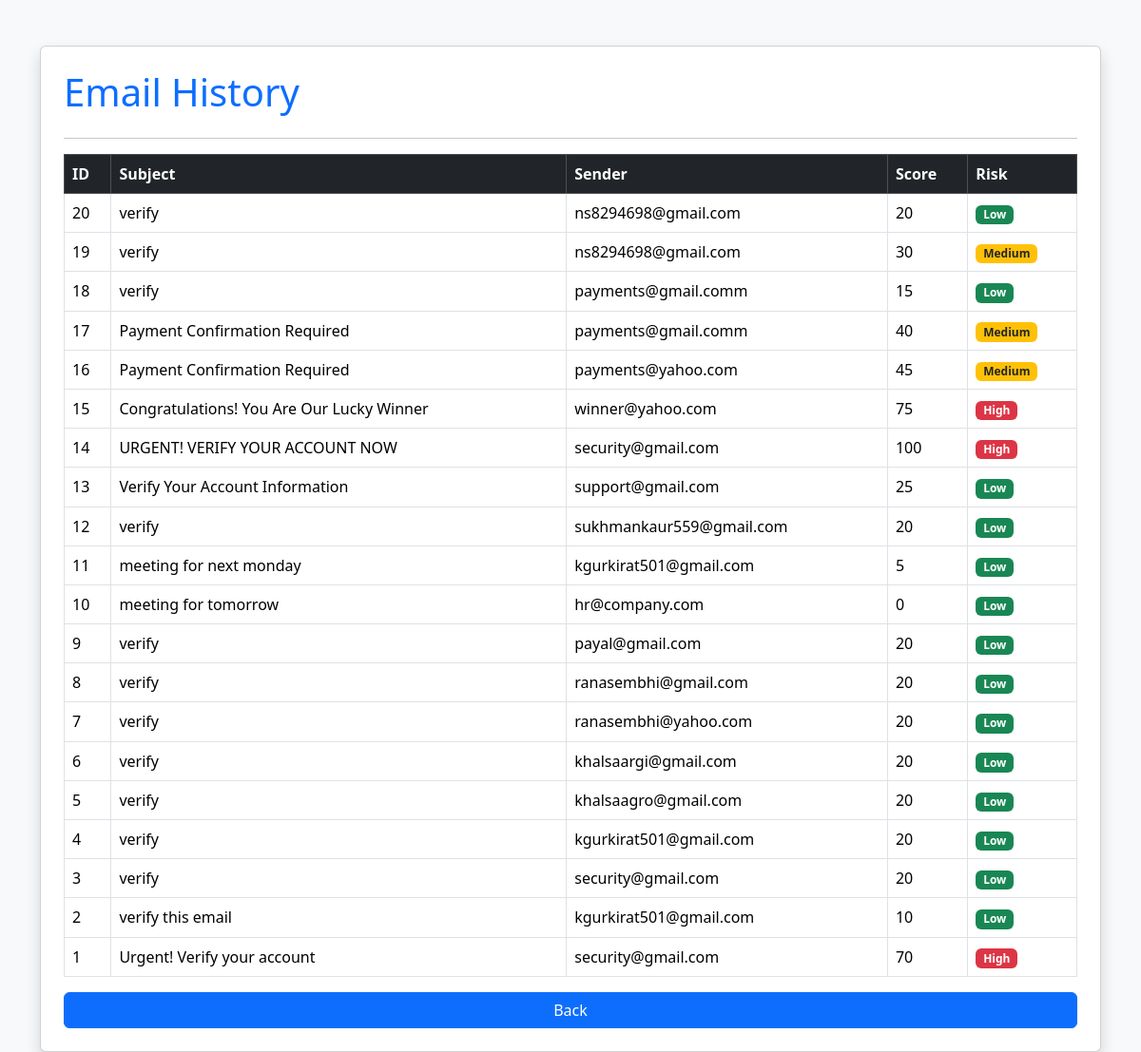
The app's page /history with its own data.
### tables this page shows
CREATE TABLE emails(
        id INTEGER PRIMARY KEY AUTOINCREMENT,
        subject TEXT,
        sender TEXT,
        body TEXT,
        score INTEGER,
        risk TEXT
    );

### app.py (the view)
@app.route("/history")
def history():
    emails = get_all_emails()
    return render_template("history.html", emails=emails)

### database.py (called while the page is built)
def get_all_emails():
    conn = sqlite3.connect("emails.db")
    c = conn.cursor()
    c.execute("SELECT * FROM emails ORDER BY id DESC")
    emails = c.fetchall()
    conn.close()
    return emails

### templates/history.html (shortened to what this page needs)
<!DOCTYPE html>
<html>
<head>
<link href="https://cdn.jsdelivr.net/npm/bootstrap@5.3.3/dist/css/bootstrap.min.css" rel="stylesheet">
</head>
<body class="bg-light">
<div class="container mt-5">
<div class="card shadow p-4">
<h1 class="text-primary">Email History</h1>
<hr>
<table class="table table-bordered table-hover">
<thead class="table-dark">
<tr>
<th>ID</th>
<th>Subject</th>
<th>Sender</th>
<th>Score</th>
<th>Risk</th>
</tr>
</thead>
<tbody>
{% for email in emails %}
<tr>
<td>{{email[0]}}</td>
<td>{{email[1]}}</td>
<td>{{email[2]}}</td>
<td>{{email[4]}}</td>
<td>
{% if email[5]=="High" %}
<span class="badge bg-danger">High</span>
{% elif email[5]=="Medium" %}
<span class="badge bg-warning text-dark">Medium</span>
{% else %}
<span class="badge bg-success">Low</span>
{% endif %}
</td>
</tr>
{% endfor %}
</tbody>
</table>
<a href="/" class="btn btn-primary">
Back
</a>
</div>
</div>
</body>
</html>

### records on screen
emails: id "20", subject "verify", sender "ns8294698@gmail.com", score "20", risk "Low"
emails: id "19", subject "verify", sender "ns8294698@gmail.com", score "30", risk "Medium"
emails: id "18", subject "verify", sender "payments@gmail.comm", score "15", risk "Low"
emails: id "17", subject "Payment Confirmation Required", sender "payments@gmail.comm", score "40", risk "Medium"
emails: id "16", subject "Payment Confirmation Required", sender "payments@yahoo.com", score "45", risk "Medium"
emails: id "15", subject "Congratulations! You Are Our Lucky Winner", sender "winner@yahoo.com", score "75", risk "High"
emails: id "14", subject "URGENT! VERIFY YOUR ACCOUNT NOW", sender "security@gmail.com", score "100", risk "High"
emails: id "13", subject "Verify Your Account Information", sender "support@gmail.com", score "25", risk "Low"
emails: id "12", subject "verify", sender "sukhmankaur559@gmail.com", score "20", risk "Low"
emails: id "11", subject "meeting for next monday", sender "kgurkirat501@gmail.com", score "5", risk "Low"
emails: id "10", subject "meeting for tomorrow", sender "hr@company.com", score "0", risk "Low"
emails: id "9", subject "verify", sender "payal@gmail.com", score "20", risk "Low"
emails: id "8", subject "verify", sender "ranasembhi@gmail.com", score "20", risk "Low"
emails: id "7", subject "verify", sender "ranasembhi@yahoo.com", score "20", risk "Low"
emails: id "6", subject "verify", sender "khalsaargi@gmail.com", score "20", risk "Low"
emails: id "5", subject "verify", sender "khalsaagro@gmail.com", score "20", risk "Low"
emails: id "4", subject "verify", sender "kgurkirat501@gmail.com", score "20", risk "Low"
emails: id "3", subject "verify", sender "security@gmail.com", score "20", risk "Low"
emails: id "2", subject "verify this email", sender "kgurkirat501@gmail.com", score "10", risk "Low"
emails: id "1", subject "Urgent! Verify your account", sender "security@gmail.com", score "70", risk "High"
